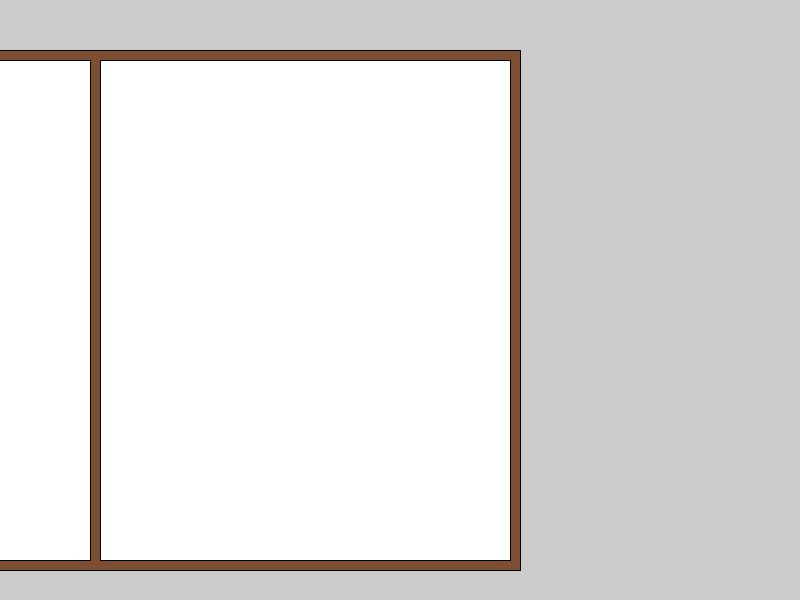
Frame 1 (no input)
Frame 60 (the mouse pressed at the canvas centre just before this capture): identical to frame 1, image omitted
Frame 120 (the mouse held since frame 60 and released just before this capture): identical to frame 1, image omitted

The Processing sketch that drew this single still picture (run headless with seeded random() and noise(); from frame 60 on, the mouse is pressed at the canvas centre):

// Processing sketch: Sketchbook_project
// ── Sketchbook_project.pde
//Lucy McLachlan

color black=#000000;
color white=#FFFFFF;
color lightBrown=#7C4E32;

void setup() {
  size(800, 600);
  //sketchpad
  //back of sketchpad
  fill(lightBrown);
  rect(-10, 50, 530, 520);
  //paper
  strokeWeight(1);
  fill(white);
  rect(100, 60, 410, 500);
  fill(white);
  rect(-10, 60, 100, 500);
}

void draw() {
}
void mouseDragged() {
  if (mouseX>100 && mouseX<600 && mouseY>60 && mouseY<560) {
    line(pmouseX, pmouseY, mouseX, mouseY);
  }
}
